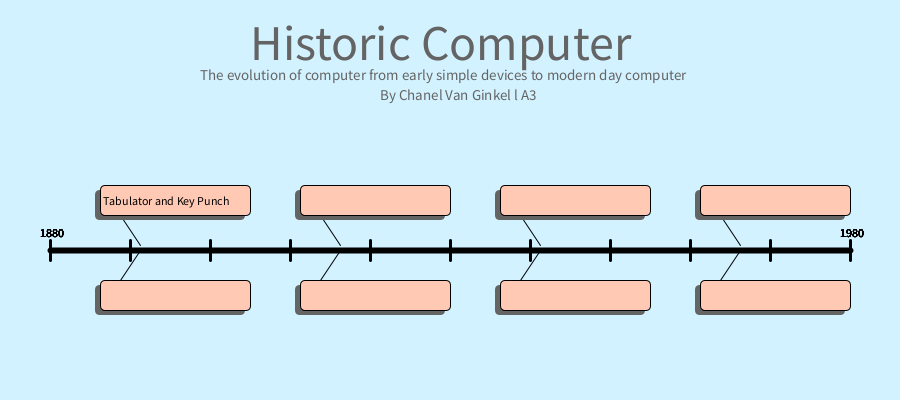
Frame 1 (no input)
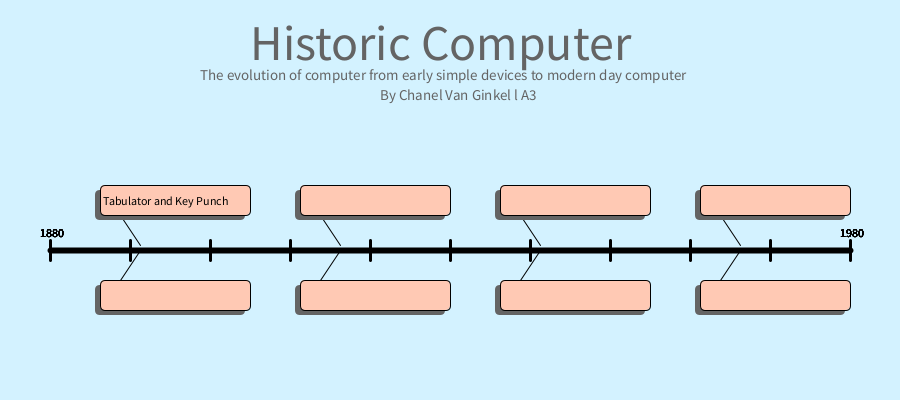
Frame 60 (the mouse pressed at the canvas centre just before this capture)
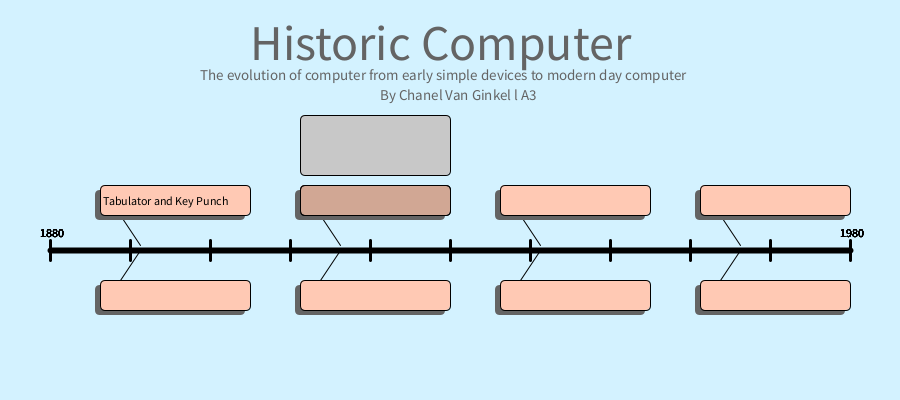
Frame 120 (the mouse held since frame 60 and released just before this capture)

The Processing sketch that drew these frames (run headless with seeded random() and noise(); from frame 60 on, the mouse is pressed at the canvas centre):

// Processing sketch: Computer_timeline
// ── Computer_timeline.pde
// need eight key events
//\n = return
//global variables
color org = #FFC9B4; //button color 
color wp = #E8C0DC;  
color lp = #F1E0FF;
color db = #C0C4E8;
color lb = #D3F2FF;  //background
color brw = #8A7363;

void setup(){
  size(900,400);
  background(lb);
}

void draw(){
  background(lb);
  histEvent(100,185,150,30,"Tabulator and Key Punch","Created in 1880 by Herman \n Hollerith used electormechanical\n relays and digital counters. \n It was used in the 1890 Census",true);
  histEvent(300,185,150,30,"","",true);
  histEvent(500,185,150,30,"","",true);
  histEvent(700,185,150,30,"","",true);
  histEvent(100,280,150,30,"","",false);
  histEvent(300,280,150,30,"","",false);
  histEvent(500,280,150,30,"","",false);
  histEvent(700,280,150,30,"","",false);
  drawRef(850,250,50,250);
  fill(100);
  textSize(50);
  text("Historic Computer",250,60);
  textSize(15);
  text("The evolution of computer from early simple devices to modern day computer",200,80);
  text("By Chanel Van Ginkel l A3",380,100);
}

void histEvent(int x, int y, int w, int h, String tText, String dText, boolean top)
{
  strokeWeight(1);
  //line
  if(top){
    line(x+20,y+h,x+40,y+h+30);
  }else {
    line(x+20,y,x+40,y-h);
  }
  //shadow
  noStroke();
  fill(100);
  rect(x-5,y+5,w,h,5);
  //button
  stroke(0);
  fill(org);
  rect(x,y,w,h,5);
  //Words on button
  textSize(12);
  fill(0);
  text(tText,x+3,y+20);
  //Detailed Text boxes
  if(mouseX>x && mouseX<=x+w && mouseY>y && mouseY<=y+h) {
    if(top){
      fill(200);
      rect(x,y-70,150,60,5);
      fill(30);
      textSize(8);
      text(dText,x+5,y-55);
      fill(brw,100);
      rect(x,y,w,h,5);
    } else {
      fill(180);
      rect(x,y+40,150,60,5);
      fill(30);
      textSize(0.1);
      text(dText,x+5,y+55);
      fill(brw,100);
      rect(x,y,w,h,5);
    }

  }
  
}

void drawRef(int x,int y,int w, int h){
  strokeWeight(6);
  line(x,y,w,h);
  fill(0);

  for(int i = 0; i<825; i+=80) {
   strokeWeight(3);
   line(x-800+i,y-10,x-800+i,y+10);
   text("1880",x-810,y-13);
   text("1980",x-10, y-13);
  }
  
}
